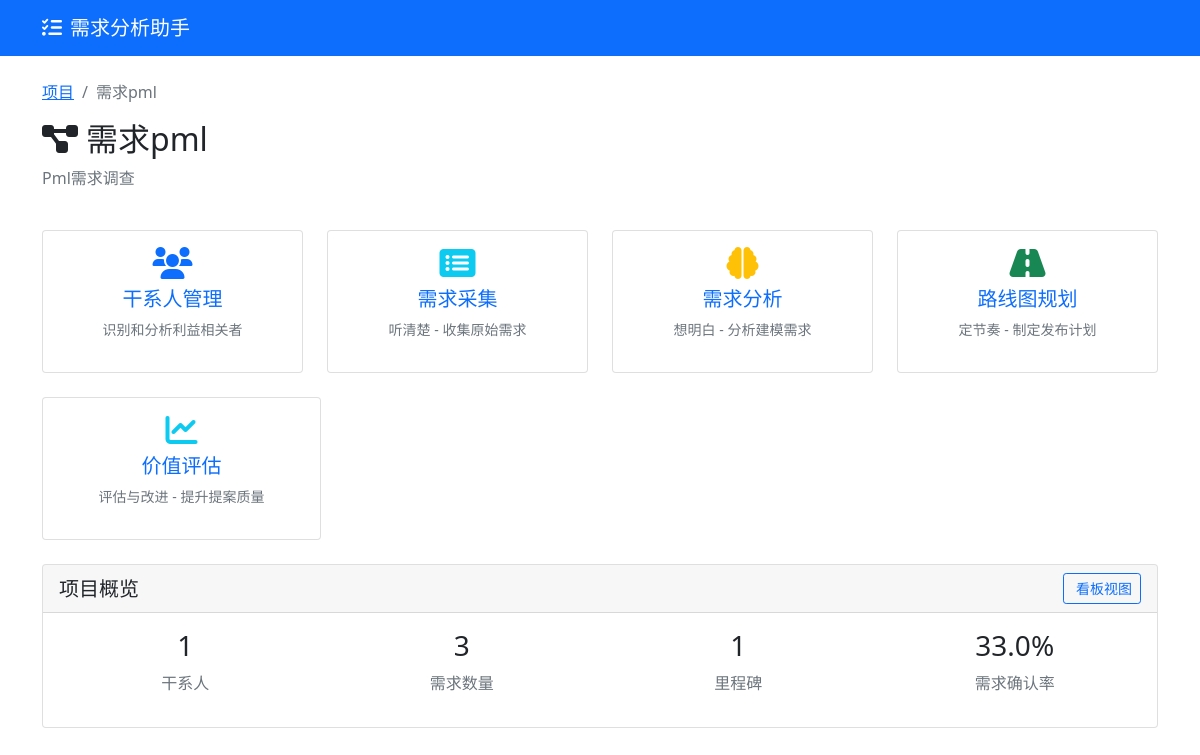
/project/1, run on an earlier commit of the app's database.
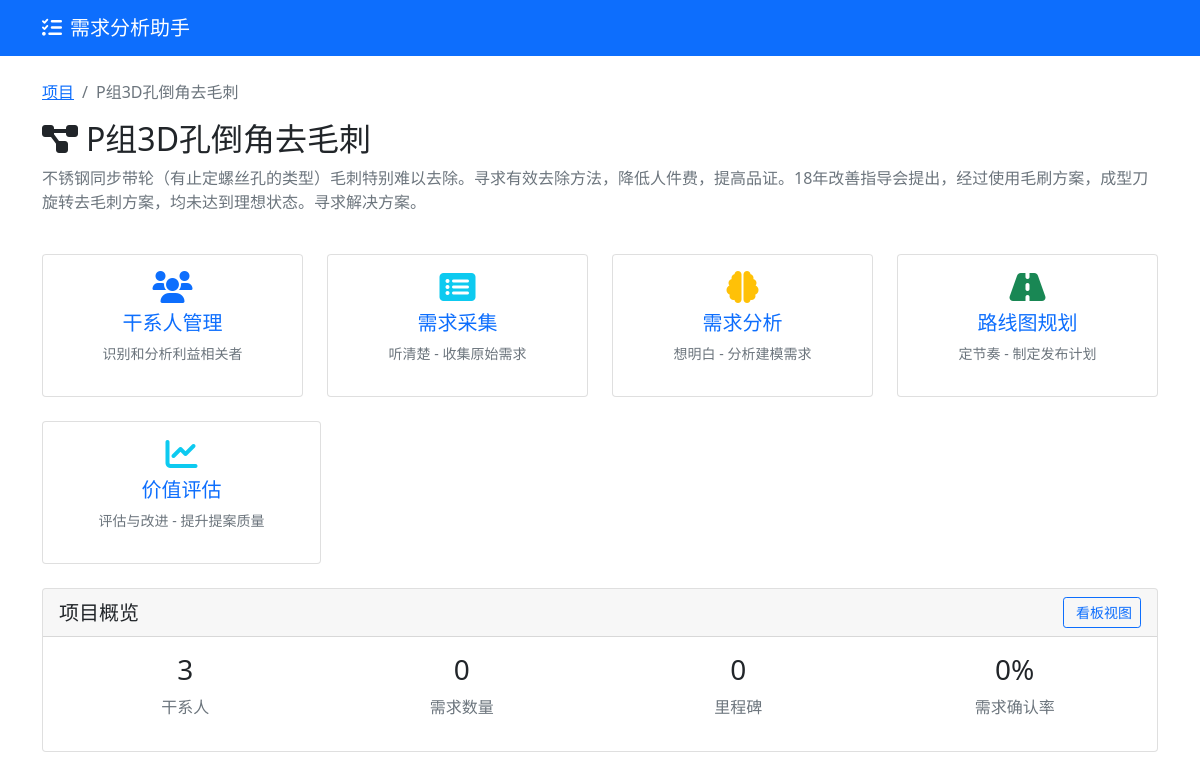
And on a later commit of the database.
### models.py (models this page shows)
class Project(db.Model):
    __tablename__ = 'projects'
    id = db.Column(db.Integer, primary_key=True)
    name = db.Column(db.String(100), nullable=False)
    description = db.Column(db.Text)
    created_at = db.Column(db.DateTime, default=datetime.utcnow)
    updated_at = db.Column(db.DateTime, default=datetime.utcnow, onupdate=datetime.utcnow)
    stakeholders = db.relationship('Stakeholder', backref='project', lazy=True, cascade='all, delete-orphan')
    requirements = db.relationship('Requirement', backref='project', lazy=True, cascade='all, delete-orphan')
    milestones = db.relationship('Milestone', backref='project', lazy=True, cascade='all, delete-orphan')

### app.py (the view)
@app.route('/project/<int:project_id>')
def project_detail(project_id):
    project = Project.query.get_or_404(project_id)
    response = make_response(render_template('project_detail.html', project=project))
    return response

### app.py (called while the page is built)
@app.after_request
def after_request(response):
    response.headers["Cache-Control"] = "no-cache, no-store, must-revalidate"
    response.headers["Pragma"] = "no-cache"
    response.headers["Expires"] = "0"
    return response

### templates/project_detail.html (shortened to what the changed rows need)
{% extends "base.html" %}
{% block content %}
<div class="row mb-4">
    <div class="col-12">
        <nav aria-label="breadcrumb">
            <ol class="breadcrumb">
                <li class="breadcrumb-item"><a href="{{ url_for('index') }}">项目</a></li>
                <li class="breadcrumb-item active">{{ project.name }}</li>
            </ol>
        </nav>
        <div class="d-flex justify-content-between align-items-center">
            <h2><i class="fas fa-project-diagram me-2"></i>{{ project.name }}</h2>
        </div>
        <p class="text-muted">{{ project.description or '暂无项目描述' }}</p>
    </div>
</div>
<div class="row">
    <div class="col-12">
        <div class="card">
            <div class="card-body">
                <div class="row text-center">
                    <div class="col-md-3">
                        <h3>{{ project.stakeholders|length }}</h3>
                        <p class="text-muted">干系人</p>
                    </div>
                    <div class="col-md-3">
                        <h3>{{ project.requirements|length }}</h3>
                        <p class="text-muted">需求数量</p>
                    </div>
                    <div class="col-md-3">
                        <h3>{{ project.milestones|length }}</h3>
                        <p class="text-muted">里程碑</p>
                    </div>
                    <div class="col-md-3">
                        <h3>
                            {% set req_count = project.requirements|length %}
                            {% if req_count > 0 %}
                                {% set confirmed_count = project.requirements|selectattr('status', 'equalto', 'confirmed')|list|length %}
                                {{ ((confirmed_count / req_count) * 100)|round }}%
                            {% else %}
                                0%
                            {% endif %}
                        </h3>
                        <p class="text-muted">需求确认率</p>
                    </div>
                </div>
            </div>
        </div>
    </div>
</div>
{% endblock %}

What changed in the data, as far as the page shows it:
changed Project: name "需求pml" → "P组3D孔倒角去毛刺"; description "Pml需求调查" → "不锈钢同步带轮（有止定螺丝孔的类型）毛刺特别难以去除。寻求有效去除方法，降低人件费，提高品证。18年改善指导会提出，经过使用毛刷方案，成型刀旋转去毛刺方案，均未达到理想状态。寻求解决方案。"
Also different on the page:
{{ project.stakeholders|length }}: "1" → "3"
{{ project.requirements|length }}: "3" → "0"
{{ project.milestones|length }}: "1" → "0"
{{ ((confirmed_count / req_count) * 100)|round }}: "33.0" → (not shown)
text now shown: "0%"
